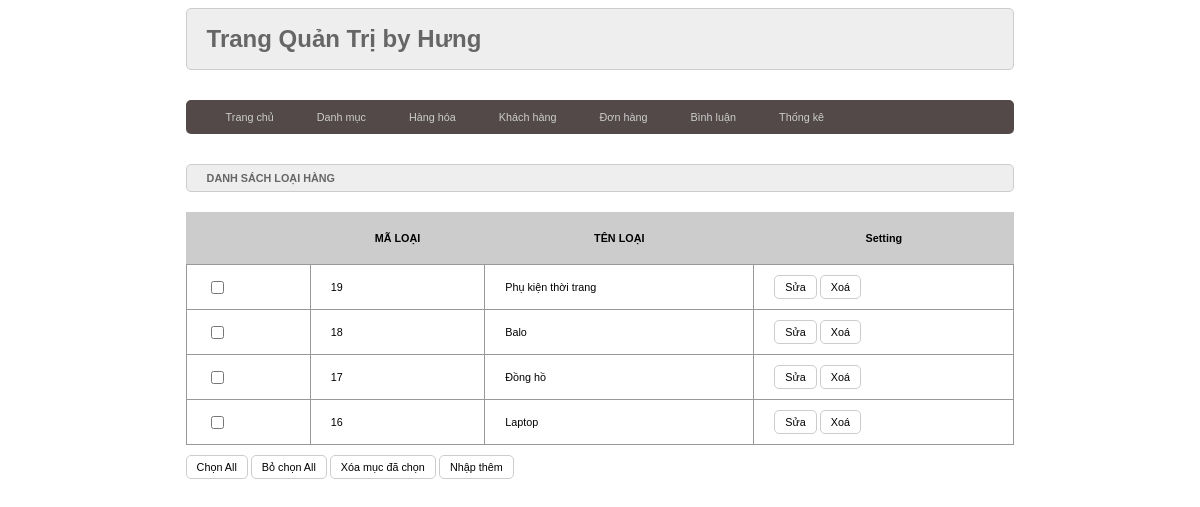
Screenshot of /admin/index.php?act=listdm with the database file from the repository.
### tables this page shows
CREATE TABLE `danhmuc` (
  `id` int(11) NOT NULL,
  `name` varchar(255) NOT NULL
);

### model/pdo.php (called while the page is built, shortened)
<?php
function pdo_get_connection(){
    $servername = "localhost";
    $username = "root";
    $password = "";
    try {
        $conn = new PDO("mysql:host=$servername;dbname=sql", $username, $password);
        $conn->setAttribute(PDO::ATTR_ERRMODE, PDO::ERRMODE_EXCEPTION);
        return $conn;
    } catch(PDOException $e) {
        echo "Connection failed: " . $e->getMessage();
    }
}
function pdo_query($sql){
    $sql_args=array_slice(func_get_args(),1);
    try{
        $conn=pdo_get_connection();
        $stmt=$conn->prepare($sql);
        $stmt->execute($sql_args);
        $rows=$stmt->fetchAll();
        return $rows;
    }
    catch(PDOException $e){
        throw $e;
    }
    finally{
        unset($conn);
    }
}
?>

### model/danhmuc.php (called while the page is built, shortened)
<?php
    function loadall_danhmuc(){
        $sql = "select * from danhmuc order by id desc";
        $listdanhmuc=pdo_query($sql);
        return $listdanhmuc;
    }
?>

### admin/danhmuc/list.php (the view)
<div class="row">
        <div class="row frmtitle">
          <h1>DANH SÁCH LOẠI HÀNG</h1>
        </div>
        <div class="row frmcontent">
            <div class="row mb10 frmdsloai">
                <table>
                    <tr>
                        <th></th>
                        <th>MÃ LOẠI</th>
                        <th>TÊN LOẠI</th>
                        <th>Setting</th>
                    </tr>
                    <?php
                        foreach($listdanhmuc as $danhmuc){
                            extract($danhmuc);
                            $suadm='index.php?act=suadm&id='.$id;
                            $xoadm='index.php?act=xoadm&id='.$id;
                            echo '
                            <tr>
                                <td><input type="checkbox" name="" id=""></td>
                                <td>'.$id.'</td>
                                <td>'.$name.'</td>
                                <td>
                                <a href="'.$suadm.'"><input type="button" value="Sửa"></a>
                                <a href="'.$xoadm.'"><input type="button" value="Xoá"></a>
                                </td>
                            </tr>
                            ';
                        }
                    ?>
                </table>
            </div>
          <div class="row mb10">
            <input type="button" value="Chọn All" />
            <input type="button" value="Bỏ chọn All" />
            <input type="button" value="Xóa mục đã chọn" />
            <a href="index.php?act=adddm"><input type="button" value="Nhập thêm" /></a>
          </div>
        </div>
      </div>

### view/css/style.css (style rules this page uses)
* { box-sizing: border-box; font-family: sans-serif; font-size: 0.9vw; }
.row { float: left; width: 100%; }
.mb10 { margin-bottom: 10px; }
.formtaikhoan input[type="submit"], .formtaikhoan input[type="reset"], .frmcontent input[type="submit"], .frmcontent input[type="reset"], .frmcontent input[type="button"] { background-color: white; border: 1px #CCC solid; padding: 5px 10px; border-radius: 5px; }
.frmtitle { background-color: #EEE; border: 1px #CCC solid; border-radius: 5px; color: #666; padding: 0px 20px; }
.frmcontent { padding: 20px 0px }
.frmdsloai table { width: 100%; border-collapse: collapse; }
.frmdsloai table th { padding: 20px; background-color: #CCC; }
.frmdsloai table td { padding: 10px 20px; border: 1px #999 solid; }
* { box-sizing: border-box }

### rows the page displays
danhmuc: id "19", name "Phụ kiện thời trang"
danhmuc: id "18", name "Balo"
danhmuc: id "17", name "Đồng hồ"
danhmuc: id "16", name "Laptop"
